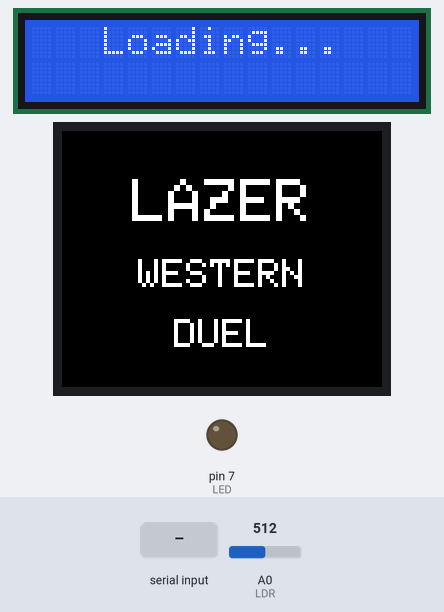
This sketch was run on a simulated Arduino Uno, built with avr-gcc and run on an emulated ATmega328P. Parts: 16×2 character LCD, 160×128 colour display, output pins drawn as LEDs (lit = HIGH). Inputs (shaded band) come from the test bench; at power-on: A0 (LDR) = 512. Random numbers use the default seed unless the sketch sets one; what the sketch prints to the serial monitor is not drawn.

Above: at 2.7 s.
At 11.4 s:
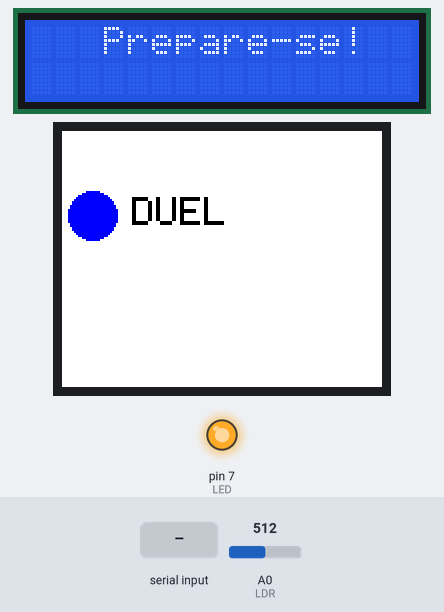
11.5 s: "0\n" received over Serial
At 21.5 s:
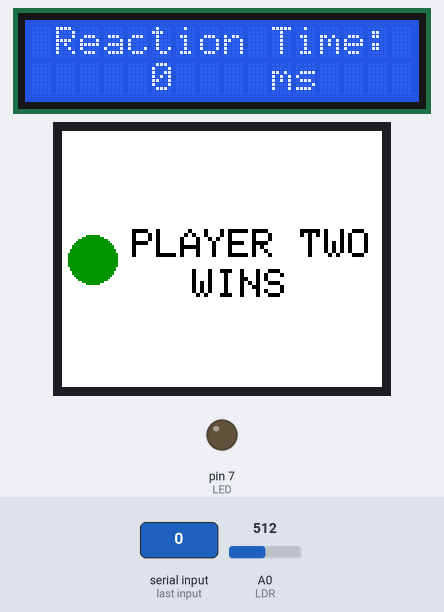
27.2 s: A0 (LDR) set to 477
29.2 s: A0 (LDR) set to 511
At 34.0 s:
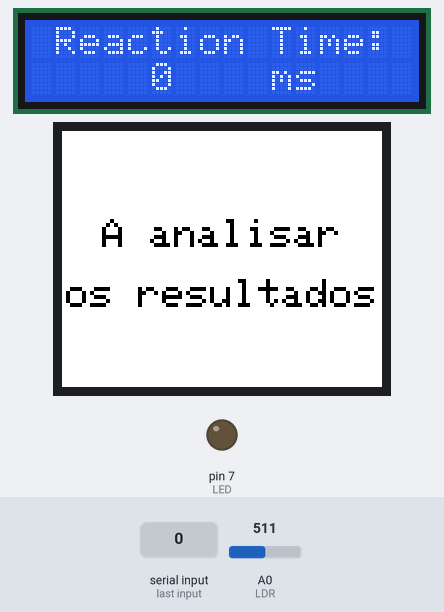
41.9 s: A0 (LDR) set to 306
Timing chart, 0 to 50.1 s (numbered marks = the images above; inputs shaded):
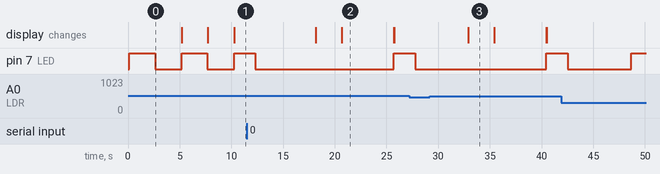

Measured:
- after the input at 29.2 s, the display: changes after 3.7 s (image 3)
- what the display in image 2 shows lasts 5.0 s, from 20.7 s to 25.7 s
- what the display in image 3 shows lasts 2.5 s, from 32.9 s to 35.4 s

The sketch:

duel_v0.4.ino
```cpp
//================================================================
// Projeto I - FCTUC - LEEC 2023/24
// ---- Laser Western Duel ----
// Diogo Vasco - 2023226969
// Rodrigo Gonçalves - 230226160
//
// version 0.4
//
//================================================================

// 0 é main (duelo)

int i = 0;
int LED = 7;
#define LDR A0
int margin = 20;

int ldrDefaultValue = 0;
int ldrActivatedValue = 0;

// DUELO

int reacTime = 1000;
String recebido;

#include <SPI.h>
#include <TFT.h>

#define cs 10
#define dc 8
#define rst 9

TFT screen = TFT(cs, dc, rst);

#include <LiquidCrystal_I2C.h>
#include <Wire.h>
LiquidCrystal_I2C lcd(0x27, 16, 2);

//=====================
//======FUNÇÕES========
//=====================


void checkValues() {
  Serial.print("LDR Value: ");
  Serial.print(analogRead(LDR));
  delay(500);
}

void calibrationLaserOnTarget() {
  Serial.println("Starting calibration with laser");

  Serial.print("Point to LDR ");
  digitalWrite(LED, 1);
  delay(2500);
  ldrActivatedValue = analogRead(LDR);

  Serial.print("Target with laser value: ");
  Serial.println(ldrActivatedValue);
  digitalWrite(LED, 0);
}

void calibrationAmbientLighting() {
  Serial.println("Starting calibration");

  ldrDefaultValue = analogRead(LDR);

  Serial.print("Calibrating Target ");
  Serial.print(" - ");
  Serial.println(ldrDefaultValue);
}

void showVal() {

  Serial.print("Laser off target LDR Value");
  Serial.print(":");
  Serial.print(ldrDefaultValue);
  Serial.print(" | Laser on target LDR Value");
  Serial.print(":");
  Serial.println(ldrActivatedValue);
}

bool targetHit() {

  if (analogRead(LDR) > (ldrActivatedValue - margin)) {
    Serial.println("Target Hit");
    return 1;
  } else return 0;
}
//=====================
//======INTERFASE======
//=====================

void writeLCD(int i, String fs, int k, int sc) {
  lcd.clear();
  lcd.setCursor(i, 0);
  lcd.print(fs);
  lcd.setCursor(k, 1);
  lcd.print(sc);
  lcd.setCursor(k + 5, 1);
  lcd.print("ms");
}

void drawDuel() {

  screen.stroke(0, 0, 255);
  screen.fill(0, 0, 255);

  screen.circle(screen.width() - 145, (screen.height() / 2) - 22, 12);

  screen.stroke(0, 0, 0);
  screen.text("DUEL", (screen.width() - 90) / 2, (screen.height() - 62) / 2);
}

void drawAimlabs() {

  screen.stroke(0, 150, 0);
  screen.fill(0, 150, 0);

  screen.circle(screen.width() - 145, (screen.height() / 2) + 30, 12);

  screen.stroke(0, 0, 0);
  screen.text("AIMLABS", (screen.width() - 90) / 2, (screen.height() + 38) / 2);
}

void drawDifficulties() {
  screen.stroke(0, 0, 255);  // set the stroke color to red
  screen.fill(0, 0, 255);    // set the fill color to red
  screen.circle(screen.width() - 135, (screen.height() / 2) - 30, 15);
  screen.stroke(0, 0, 0);
  screen.text("1", screen.width() - 140, screen.height() / 2 - 10);

  screen.stroke(0, 0, 255);  // set the stroke color to red
  screen.fill(0, 0, 255);    // set the fill color to red
  screen.circle(screen.width() - 30, (screen.height() / 2) - 30, 15);
  screen.stroke(0, 0, 0);
  screen.text("3", screen.width() - 35, screen.height() / 2 - 10);

  screen.stroke(0, 150, 0);  // set the stroke color to green
  screen.fill(0, 150, 0);    // set the fill color to green
  screen.circle(screen.width() / 2, (screen.height() / 2) + 20, 15);
  screen.stroke(0, 0, 0);
  screen.text("2", screen.width() / 2 - 5, screen.height() / 2 + 40);
}

void winnerOne() {
  screen.setTextSize(2);     // text size
  screen.stroke(0, 0, 255);  // set the stroke color to red
  screen.fill(0, 0, 255);    // set the fill color to red

  screen.circle(screen.width() - 145, (screen.height() / 2), 12);  // duelo

  screen.stroke(0, 0, 0);
  screen.text("PLAYER ONE", (screen.width() - 90) / 2, (screen.height() / 2) - 15);
  screen.text("WINS", (screen.width() - 30) / 2, (screen.height() / 2) + 5);
}

void winnerTwo() {
  screen.setTextSize(2);     // text size
  screen.stroke(0, 150, 0);  // set the stroke color to green
  screen.fill(0, 150, 0);    // set the fill color to green

  screen.circle(screen.width() - 145, (screen.height() / 2), 12);  // duelo

  screen.stroke(0, 0, 0);
  screen.text("PLAYER TWO", (screen.width() - 90) / 2, (screen.height() / 2) - 15);
  screen.text("WINS", (screen.width() - 30) / 2, (screen.height() / 2) + 5);
}
//                         ======================GAME MODE: DUEL===================
void DuelGM() {
  //AVISAR O OUTRO ALVO QUE ESTE MODO DE JOGO FOI ESCOLHIDO

  Serial.println(1);

  //DUEL GAME MODE
  int hit = 0;
  digitalWrite(LED, 1);
  delay(2000);
  //Serial.println("Get ready");
  digitalWrite(LED, 0);

  int tempo = random(5000, 7001);

  Serial.println(tempo);
  delay(tempo);

  digitalWrite(LED, 1);
  unsigned int Timer = millis();

  do {
    if (targetHit()) {
      reacTime = millis() - Timer;
      //Serial.print("Target hit | Time: ");
      //Serial.print(reacTime);
      //Serial.println(" Milisegundos");
      hit = 1;
    }
  } while (hit == 0);

  digitalWrite(LED, 0);
  writeLCD(1, "Reaction Time:", 5, reacTime);

  compareDGM();
}
void drawAnalisarDados() {
  screen.background(255, 255, 255);

  screen.stroke(0, 0, 0);

  screen.setTextSize(2);
  screen.text("A analisar", (screen.width() - (6 * 2 * 10)) / 2, (screen.height() / 2) - 20);
  screen.text("os resultados", (screen.width() - (6 * 2 * 13)) / 2, (screen.height() / 2) + 10);
}

void compareDGM() {
  int ReactionTime2 = 2;

  drawAnalisarDados();


  unsigned long int tenSeg = millis();

  do {
    while (Serial.available() > 0) {
      recebido = Serial.readStringUntil('\n');
      //Serial.print("Recebi: ");
      //Serial.println(recebido);
      ReactionTime2 = recebido.toInt();
      //Serial.println(ReactionTime2);
    }
  } while ((millis() - tenSeg) < 2500);

  screen.background(255, 255, 255);
  if (ReactionTime2 > reacTime) {
    winnerOne();
  } else {
    winnerTwo();
  }
}

void menu() {

  if (targetHit()) {
    screen.background(255, 255, 255);
    drawDuel();

    lcd.clear();
    lcd.setCursor(3, 0);
    lcd.print("Prepare-se!");

    DuelGM();

    delay(5000);

    screen.background(255, 255, 255);
    drawAimlabs();
    drawDuel();

    lcd.clear();
    lcd.setCursor(3, 0);
    lcd.print("Escolha um");
    lcd.setCursor(2, 1);
    lcd.print("modo de Jogo");
    digitalWrite(LED, 1);
  }
}

void LWD() {
  screen.background(0, 0, 0);
  screen.stroke(255, 255, 255);

  screen.setTextSize(3);
  int lazerWidth = 6 * 3 * 5;
  screen.text("LAZER", (screen.width() - lazerWidth) / 2, (screen.height() / 2) - 40);

  screen.setTextSize(2);
  int westernWidth = 6 * 2 * 7;
  screen.text("WESTERN", (screen.width() - westernWidth) / 2, (screen.height() / 2));

  int duelWidth = 6 * 2 * 4;
  screen.text("DUEL", (screen.width() - duelWidth) / 2, (screen.height() / 2) + 30);
}

//=====================
//======MAIN===========
//=====================

void setup() {
  Serial.begin(9600);

  pinMode(LED, OUTPUT);

  Serial.setTimeout(100);

  lcd.init();
  lcd.backlight();

  lcd.setCursor(3, 0);
  lcd.print("Loading...");

  screen.begin();
  screen.background(255, 255, 255);
  screen.setTextSize(2);

  LWD();

  digitalWrite(LED, 1);
  delay(2500);
  digitalWrite(LED, 0);
  delay(2500);

  lcd.clear();
  lcd.setCursor(3, 0);
  lcd.print("Calibracao");

  lcd.setCursor(0, 1);
  lcd.print("Aponte para alvo");

  calibrationAmbientLighting();
  calibrationLaserOnTarget();

  lcd.clear();
  lcd.setCursor(3, 0);
  lcd.print("Calibracao");
  lcd.setCursor(3, 1);  // ver valores e falar sobre eles !!!EXTRA!!!
  lcd.print("Concluida");

  delay(2500);

  screen.background(255, 255, 255);
  drawAimlabs();
  drawDuel();

  lcd.clear();
  lcd.setCursor(3, 0);
  lcd.print("Escolha um");
  lcd.setCursor(2, 1);
  lcd.print("modo de Jogo");
  digitalWrite(LED, 1);
}


void loop() {

  menu();

  int valorRecebido = 0;
  if (Serial.available() > 0) {
    String recebido = Serial.readStringUntil('\n');
    //Serial.print("Recebi: ");
    //Serial.println(recebido);
    valorRecebido = recebido.toInt();
    //Serial.println(valorRecebido);
    if (valorRecebido == 5) {
      Serial.println("dentro do if5");
      screen.background(255, 255, 255);
      drawDifficulties();
    }
    if (valorRecebido == 10) {
      Serial.println("dentro do if10");
      screen.background(255, 255, 255);
      drawAimlabs();
    }
    if (valorRecebido == 15) {
      Serial.println("dentro do if15");
      screen.background(255, 255, 255);
      drawAimlabs();
      drawDuel();
    }
  }
}
```
